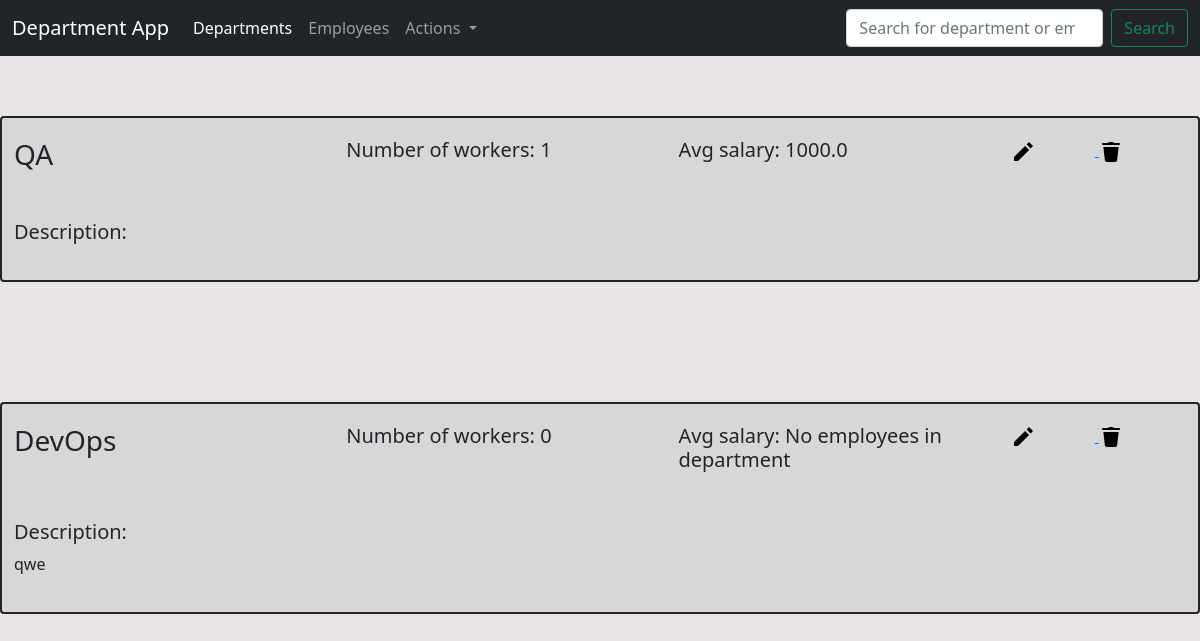
/departments, run on an earlier commit of the app's database.
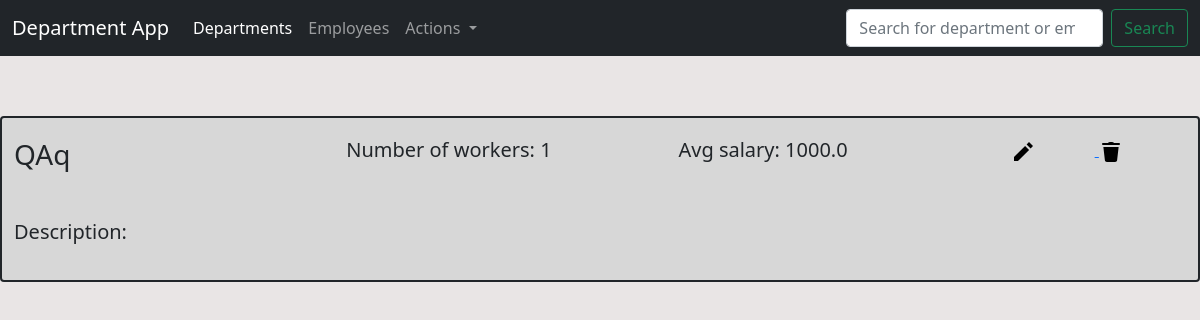
And on a later commit of the database.
### department_app/models/department_model.py (models this page shows, shortened)
class Departments(db.Model):
    id = db.Column(db.Integer, primary_key = True)
    dep_name = db.Column(db.String(50), nullable = False, unique = True)
    dep_description = db.Column(db.String(150))

### department_app/views/departments_view.py (the view)
@app.route("/departments")
def departments():
    salary_and_amount  = {elem.dep_name: count_avg_and_amount(elem.dep_name) for elem in Departments.query.all()}
    print(salary_and_amount)
    return render_template('departments.html', all_deps = Departments.query.all(), characteristics = salary_and_amount, menu = menu, dropdown = dropdown)

### department_app/service/common_funcs.py (called while the page is built)
def count_avg_and_amount(dep):
    res = Employees.query.filter_by(emp_department = dep)
    sals = [x.emp_salary for x in res]
    try:
        return sum(sals)/len(sals), len(sals)
    except:
        return 'No employees in department', 0

### department_app/templates/departments.html (shortened to what this page needs)
{% extends 'base.html' %}
{% block content %}
{% for data in all_deps %}
    <section>
        <div class="container-xxl">
          <div class="row">
            <span class="border border-dark border-2 rounded"  style="background-color: #D7D7D7;">
                <div class="row">
                    <div class="col">
                      <h3>{{data.dep_name}}</h3>
                    </div>
                    <div class="col">
                      <h5>Number of workers: {{ characteristics[data.dep_name][1] }}</h5>
                    </div>
                    <div class="col">
                      <h5>Avg salary: {{characteristics[data.dep_name][0]}}</h5>
                    </div>
                    <div class="col-2 align-items-end">
                      <a id="edit-{{data.id}}" href="departments/edit/{{data.id}}">
                        <img src = "../static/images/icons8-edit-24.svg", alt="Edit" style="padding-right: 60px">
                      </a>
                      <a id="delete-{{data.id}}" href="departments/delete/{{data.id}}">
                        <img src = "../static/images/icons8-delete-24.svg", alt="Delete">
                      </a>
                    </div>
                  </div>
                <div class="row">
                    <div class="col">
                      <h5>Description:</h5><p>
                        {{data.dep_description}}
                      </p>
                    </div>
                </div>
            </span>
          </div>
        </div>
    </section>
  {% endfor %}
{% endblock -%}

### department_app/templates/base.html (shortened to what this page needs)
<!DOCTYPE html>
<html lang="en">
<head>
    <link href="https://cdn.jsdelivr.net/npm/bootstrap@5.1.3/dist/css/bootstrap.min.css" rel="stylesheet">
    <link rel="stylesheet" href="../static/css/styles.css">
  </head>
<body>
    <header>
        <nav class="navbar navbar-expand-lg navbar-dark bg-dark">
            <div class="container-xxl">
              <a class="navbar-brand" href="{{ url_for('index') }}">Department App</a>
              <div class="collapse navbar-collapse" id="navbarSupportedContent">
                <ul class="navbar-nav me-auto mb-2 mb-lg-0">
                  {% for m in menu -%}
                  <li class="nav-item">
                    <a class="nav-link {{m.status}}" href="{{url_for(m.url)}}">{{m.name}}</a>
                  </li>
                  {% endfor -%}
                  <li class="nav-item dropdown">
                    <a class="nav-link dropdown-toggle" href="#" id="navbarDropdown" role="button" data-bs-toggle="dropdown" aria-expanded="false">
                      Actions
                    </a>
                  </li>
                </ul>
                <form class="d-flex">
                  <input class="form-control me-2" type="search" placeholder="Search for department or employee" aria-label="Search">
                  <button class="btn btn-outline-success" type="submit">Search</button>
                </form>
              </div>
            </div>
          </nav>
    </header>
{% block content %} {% endblock %}

### department_app/static/css/styles.css (style rules this page uses)
section { padding-top: 40px; padding-bottom: 40px; }
.row { padding-top: 20px; padding-bottom: 20px; }
body { background-color: #E9E5E5; }

What changed in the data, as far as the page shows it:
removed Departments: dep_name "DevOps", dep_name "0", dep_name "No employees in department", dep_description "qwe"
changed Departments: dep_name "QA" → "QAq"
